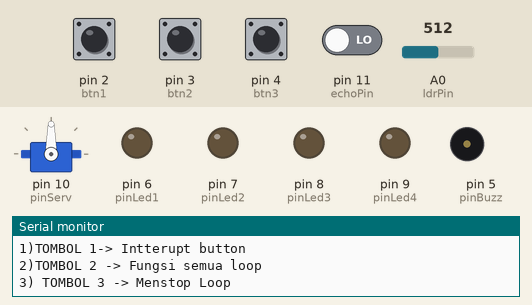
A sketch run on a simulated Arduino Uno, built with avr-gcc and run on an emulated ATmega328P. Shown: servo, output pins drawn as LEDs (lit = HIGH), buzzer (waves = sounding), the last lines printed to the serial monitor. Inputs (shaded band) come from the test bench; at power-on: pin 2 (btn1), pin 3 (btn2), pin 4 (btn3) HIGH, pin 11 (echoPin) LOW, A0 (ldrPin) = 512. Pins used as bus, display or sensor lines are not drawn.

Above: at 1.2 s.
1.3 s: pin 4 (btn3) pulled LOW for 0.15 s
At 2.2 s:
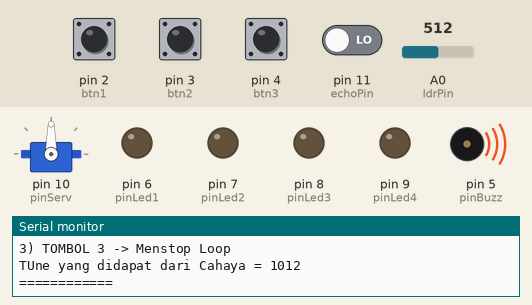
4.4 s: A0 (ldrPin) set to 716
At 6.7 s:
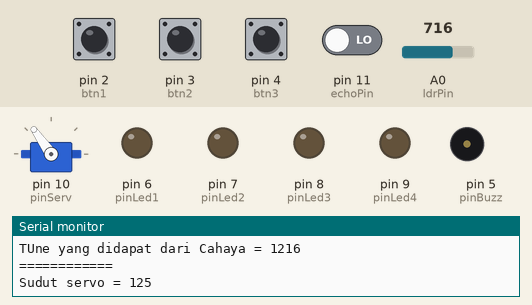
7.4 s: A0 (ldrPin) set to 900
At 9.7 s:
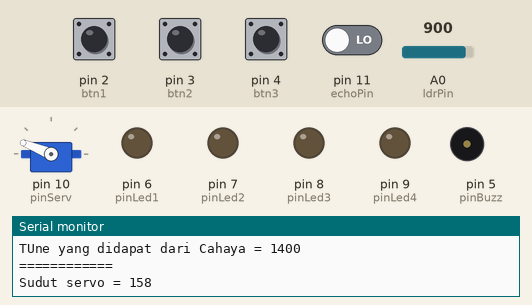
10.4 s: A0 (ldrPin) set to 1023
At 12.7 s:
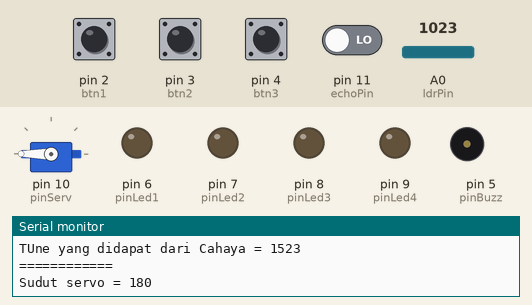
13.4 s: pin 3 (btn2) pulled LOW for 1 s
17.4 s: A0 (ldrPin) set to 306
At 19.1 s:
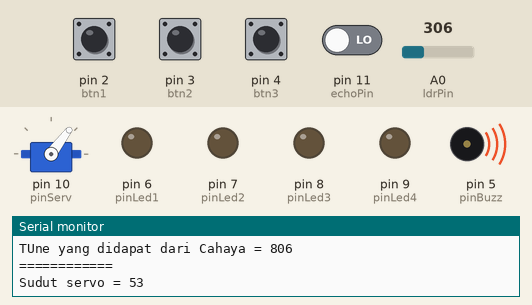
Timing chart, 0 to 21.4 s (numbered marks = the images above; inputs shaded):
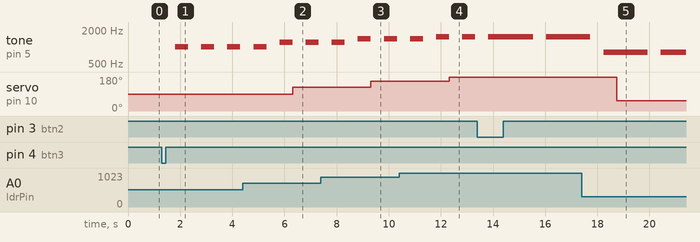

The sketch:

sketch_sep25a.ino
```cpp
/*
 * Menerapkan ide dan gagasan untuk membuat project berbasis Arduino Uno, dengan menggunakan
 * 2 sensor (Sensor jarak SRF04 wajib, satunya pilihan bebas), 2 pushbtn, minimal 2 LED, 1 piezo buzzer,
 * 1 DC servo dan menerapkan interrupt
 */

#include <Servo.h>

#define echoPin 11
#define trigPin 12

Servo myServo;

int pinLed1     = 6;
int pinLed2     = 7;
int pinLed3     = 8;
int pinLed4     = 9;
int pinBuzz     = 5;
int btn1        = 2;
int btn2        = 3;
int btn3        = 4;
int ldrPin      = A0;
int pinServ     = 10;
int posBtn2, lastBtn2, kon2=0; int posBtn3, lastBtn3, kon3=0;
int dur; int jarCm = 0; int lr; int suara; int sudut;

void setup()
{
    pinMode(pinLed1, OUTPUT);
    pinMode(pinLed2, OUTPUT);
    pinMode(pinLed3, OUTPUT);
    pinMode(pinLed4, OUTPUT);
    pinMode(pinBuzz, OUTPUT);
    pinMode(ldrPin, INPUT);
    pinMode(echoPin, INPUT);
    pinMode(trigPin, OUTPUT);

    myServo.attach(pinServ);

    pinMode(btn1, INPUT_PULLUP);
    pinMode(btn2, INPUT_PULLUP);
    pinMode(btn3, INPUT_PULLUP);
    attachInterrupt(digitalPinToInterrupt(btn1), funcInt, RISING);

    Serial.begin(9600);
    Serial.println("1)TOMBOL 1-> Intterupt button\n2)TOMBOL 2 -> Fungsi semua loop\n3) TOMBOL 3 -> Menstop Loop");
}

void loop() // memakai void baru untuk fungsi yang berbeda sesuai switch yang di  tekan.
{
    posBtn2 = digitalRead(btn2);
    posBtn3 = digitalRead(btn3);
    if ((posBtn2 == LOW) && (lastBtn2 == HIGH)) {
        kon2 = 1 - kon2;
        delay(10);
    }
    lastBtn2 = posBtn2;
    if ((posBtn3 == LOW) && (lastBtn3 == HIGH)) {
        kon3 = 1 - kon3;
        delay(10);
    }
    lastBtn3 = posBtn3;

    if(kon2 == 1) {
        button_dua();
    } else {
        noTone(pinBuzz);
    }

    if(kon3 == 1) {
        button_tiga();
    } else {
        noTone(pinBuzz);
    }
}

void button_dua() {
    /* saat switch 2 di tekan, maka led akan hidup sesuai
     * nilai bacaan pada ultrasonic sensor.
     * dan saat bacaan yang didapat melebihi nilai yang ditentukan,
     * maka buzzer akan berbunyi
     */
    digitalWrite(trigPin, LOW);
    delay(100);
    digitalWrite(trigPin, HIGH);
    delay(100);
    digitalWrite(trigPin, LOW);
    dur = pulseIn(echoPin, HIGH);
    jarCm = dur * 0.034 / 5;
    Serial.print("Jarak yang di Baca : ");
    Serial.println(jarCm);
    Serial.println("===================");

    if(jarCm >= 10) {
        digitalWrite(pinLed1, HIGH);
        delay(100);
    }
    if(jarCm >= 50) {
        digitalWrite(pinLed2, HIGH);
        delay(100);
    }
    if(jarCm >= 75) {
        digitalWrite(pinLed3, HIGH);
        delay(100);
    }
    if(jarCm >= 100) {
        digitalWrite(pinLed4, HIGH);
        tone(pinBuzz, 900);
        delay(100);
    } else
        noTone(pinBuzz);
        digitalWrite(pinLed1, LOW);
        digitalWrite(pinLed2, LOW);
        digitalWrite(pinLed3, LOW);
        digitalWrite(pinLed4, LOW);
}

void button_tiga()
{
    /* saat switch 3 ditekan, maka arduino akan membaca masukan
     * nilai sensor ldr, dan menjadikannya sebagai nilai tone buzzer
     * dan gerkan servo.
     */
    lr = analogRead(ldrPin);
    delay(500);
    suara = lr + 500;
    Serial.print("TUne yang didapat dari Cahaya = ");
    Serial.println(suara);
    Serial.println("============");
    tone(pinBuzz, suara);
    delay(500);
    sudut = map(lr, 0, 1023, 0, 180);
    myServo.write(sudut);
    Serial.print("Sudut servo = ");
    Serial.println(sudut);
}

void funcInt() {
    tone(pinBuzz, 900);
    delay(5000);
}
```

Measured:
- after the input at 1.3 s, tone on pin 5 (pinBuzz): alternates 1012 Hz for 0.50 s and silent for 0.50 s, starting after 0.51 s
- after the input at 4.4 s, servo on pin 10 (pinServ): 90° → 125° after 1.9 s
- after the input at 7.4 s, servo on pin 10 (pinServ): 125° → 158° after 1.9 s
- after the input at 10.4 s, servo on pin 10 (pinServ): 158° → 180° after 1.9 s
- after the input at 17.4 s, servo on pin 10 (pinServ): 180° → 53° after 1.3 s
